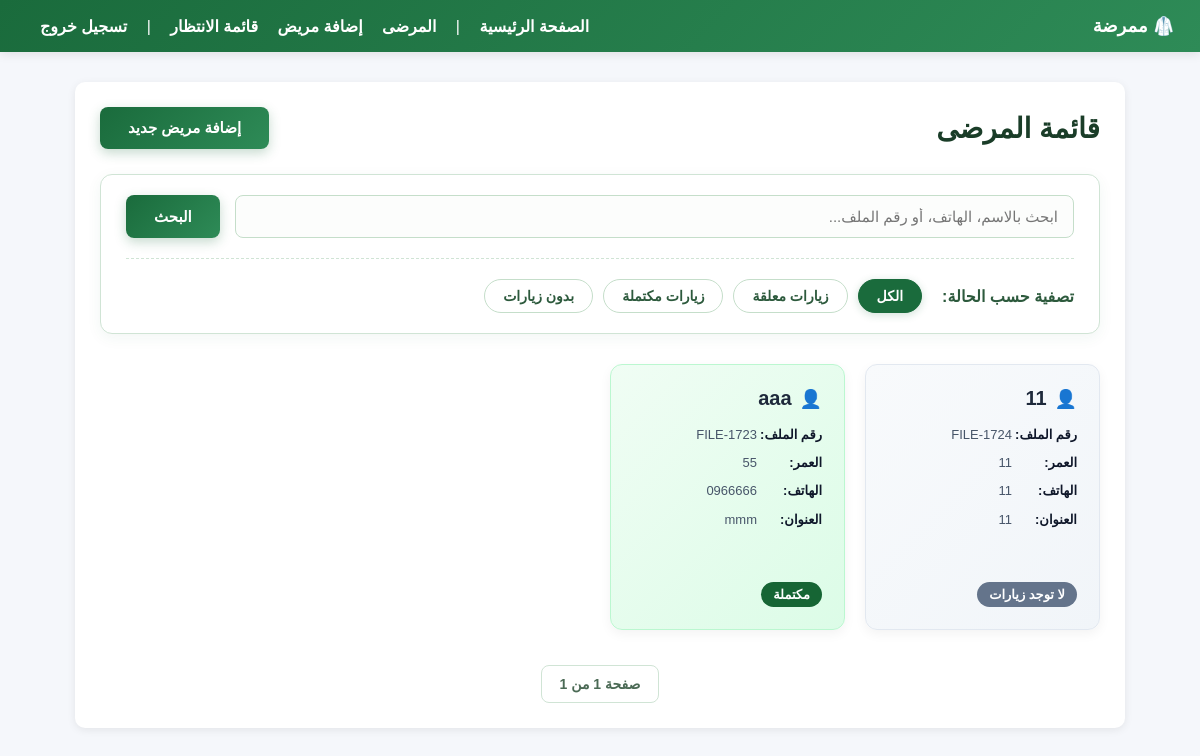
Before: /patients/ (signed in) with the older database file.
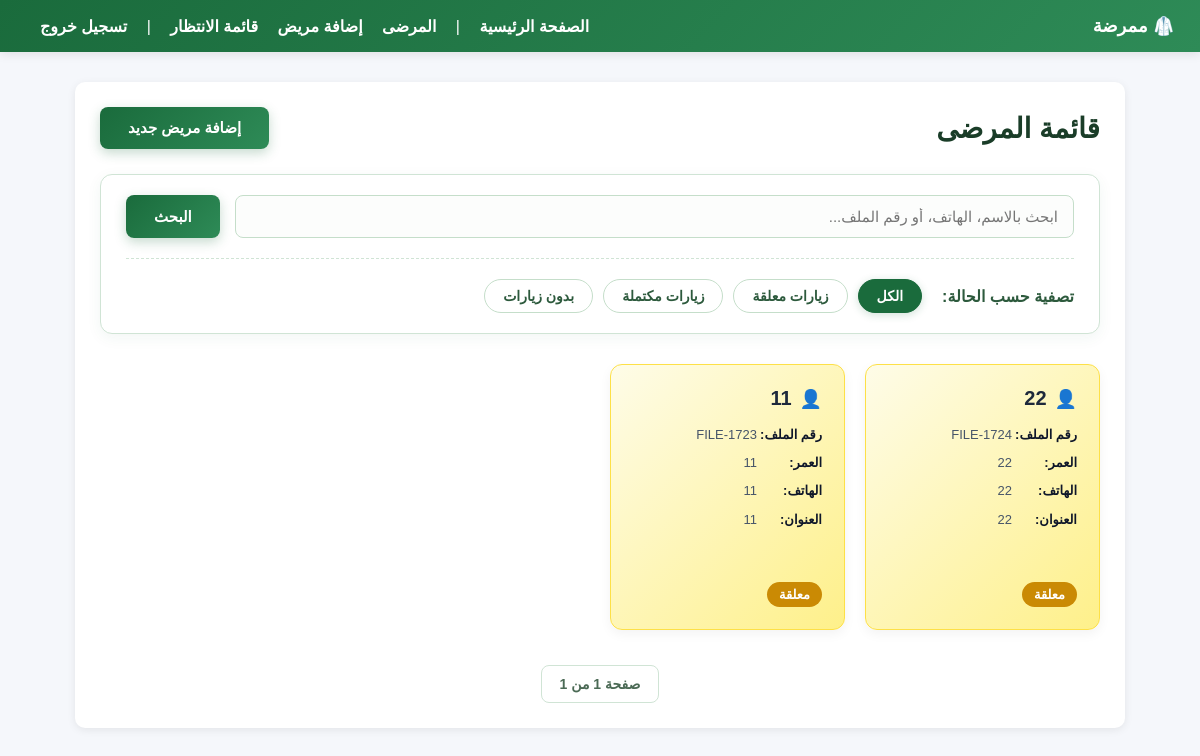
After: the same page with the newer database file.
### patients/models.py (models this page shows, shortened)
class Patient(models.Model):
    GENDER_CHOICES = [
        ('Male', 'ذكر'),
        ('Female', 'أنثى'),
    ]
    clinic = models.ForeignKey(Clinic, on_delete=models.CASCADE)
    name = models.CharField(max_length=100)
    age = models.IntegerField()
    phone = models.CharField(max_length=20)
    gender = models.CharField(max_length=10, choices=GENDER_CHOICES, blank=True)
    address = models.CharField(max_length=255, blank=True)
    file_number = models.CharField(max_length=50)

### patients/views.py (the view)
# urls.py: path('', views.patient_list, name='patient_list'),
@login_required(login_url='login')
def patient_list(request):
    profile = UserProfile.objects.get(user=request.user)
    query = request.GET.get('q', '').strip()
    filter_type = request.GET.get('filter', '').strip()
    all_patients = Patient.objects.filter(clinic=profile.clinic).order_by('-id')
    filtered_patients = all_patients
    if query:
        filtered_patients = filtered_patients.filter(
            Q(name__icontains=query) |
            Q(phone__icontains=query) |
            Q(file_number__icontains=query)
        )
    patients_with_status_all = []
    for patient in filtered_patients:
        last_visit = Visit.objects.filter(patient=patient).order_by('-created_at').first()
        if last_visit:
            if last_visit.status == 'nurse_draft':
                visit_status = 'معلقة'
                card_class = 'patient-pending'
                status_key = 'pending'
            elif last_visit.status == 'doctor_completed':
                visit_status = 'مكتملة'
                card_class = 'patient-completed'
                status_key = 'completed'
            else:
                visit_status = 'غير معروفة'
                card_class = 'patient-none'
                status_key = 'none'
        else:
            visit_status = 'لا توجد زيارات'
            card_class = 'patient-none'
            status_key = 'none'
        patients_with_status_all.append({
            'patient': patient,
            'visit_status': visit_status,
            'card_class': card_class,
            'status_key': status_key,
        })
    if filter_type:
        patients_with_status_all = [
            item for item in patients_with_status_all
            if item['status_key'] == filter_type
        ]
    paginator = Paginator(patients_with_status_all, 5)
    page_number = request.GET.get('page')
    patients_with_status = paginator.get_page(page_number)
    return render(request, 'patients/patient_list.html', {
        'patients_with_status': patients_with_status,
        'query': query,
        'filter_type': filter_type,
        'total_patients': all_patients.count(),
        'results_count': len(patients_with_status_all),
    })

### patients/templates/patients/patient_list.html (shortened to what this page needs)
{% extends 'patients/base.html' %}
{% block content %}
<div class="patient-list-header">
    <h1 class="patient-list-title">قائمة المرضى</h1>
    {% if request.user.groups.all.0.name == "Nurse" %}
    <a href="{% url 'add_patient' %}" class="btn-submit">إضافة مريض جديد</a>
    {% endif %}
</div>
<div class="controls-card">
    <form method="get" class="search-row">
        <input type="text" name="q" class="search-input" placeholder="ابحث بالاسم، الهاتف، أو رقم الملف..." value="{{ query|default:'' }}">
        <button type="submit" class="btn-submit">البحث</button>
    </form>
    <div class="filters-row">
        <span class="filter-label">تصفية حسب الحالة:</span>
        <a href="?q={{ query }}&filter=" class="filter-chip {% if not filter_type %}active{% endif %}">الكل</a>
        <a href="?q={{ query }}&filter=pending" class="filter-chip {% if filter_type == 'pending' %}active{% endif %}">زيارات معلقة</a>
        <a href="?q={{ query }}&filter=completed" class="filter-chip {% if filter_type == 'completed' %}active{% endif %}">زيارات مكتملة</a>
        <a href="?q={{ query }}&filter=none" class="filter-chip {% if filter_type == 'none' %}active{% endif %}">بدون زيارات</a>
    </div>
</div>
<div class="patient-grid-list">
    {% for item in patients_with_status %}
        <a href="{% url 'patient_detail' item.patient.id %}" class="patient-card-modern {{ item.card_class }}">
            <h2>{{ item.patient.name }}</h2>
            <div class="patient-card-body">
                <div class="patient-info-row">
                    <strong>رقم الملف:</strong> <span>{{ item.patient.file_number|default:"—" }}</span>
                </div>
                <div class="patient-info-row">
                    <strong>العمر:</strong> <span>{{ item.patient.age|default:"—" }}</span>
                </div>
                <div class="patient-info-row">
                    <strong>الهاتف:</strong> <span>{{ item.patient.phone|default:"—" }}</span>
                </div>
                {% if item.patient.address %}
                <div class="patient-info-row">
                    <strong>العنوان:</strong> <span>{{ item.patient.address }}</span>
                </div>
                {% endif %}
            </div>
            <div class="patient-status-badge">
                {{ item.visit_status }}
            </div>
        </a>
    {% empty %}
        <div class="empty-state">
            <div style="font-size: 40px; margin-bottom: 15px;">🔍</div>
            <div style="font-weight: bold; color: #1e293b; margin-bottom: 8px;">لا يوجد مرضى مطابقون للبحث</div>
            <div>جرب استخدام كلمات مفتاحية أخرى أو إلغاء علامات التصفية.</div>
        </div>
    {% endfor %}
</div>
<div class="pagination-wrapper">
    <div class="page-info">
        صفحة {{ patients_with_status.number }} من {{ patients_with_status.paginator.num_pages }}
    </div>
</div>
{% endblock %}

Changed rows visible on the page:
changed Patient "FILE-1724": patient.name "11" → "22"; patient.age "11" → "22"; patient.phone "11" → "22"; patient.address "11" → "22"; visit_status "لا توجد زيارات" → "معلقة"
changed Patient "FILE-1723": patient.name "aaa" → "11"; patient.age "55" → "11"; patient.phone "0966666" → "11"; patient.address "mmm" → "11"; visit_status "مكتملة" → "معلقة"
